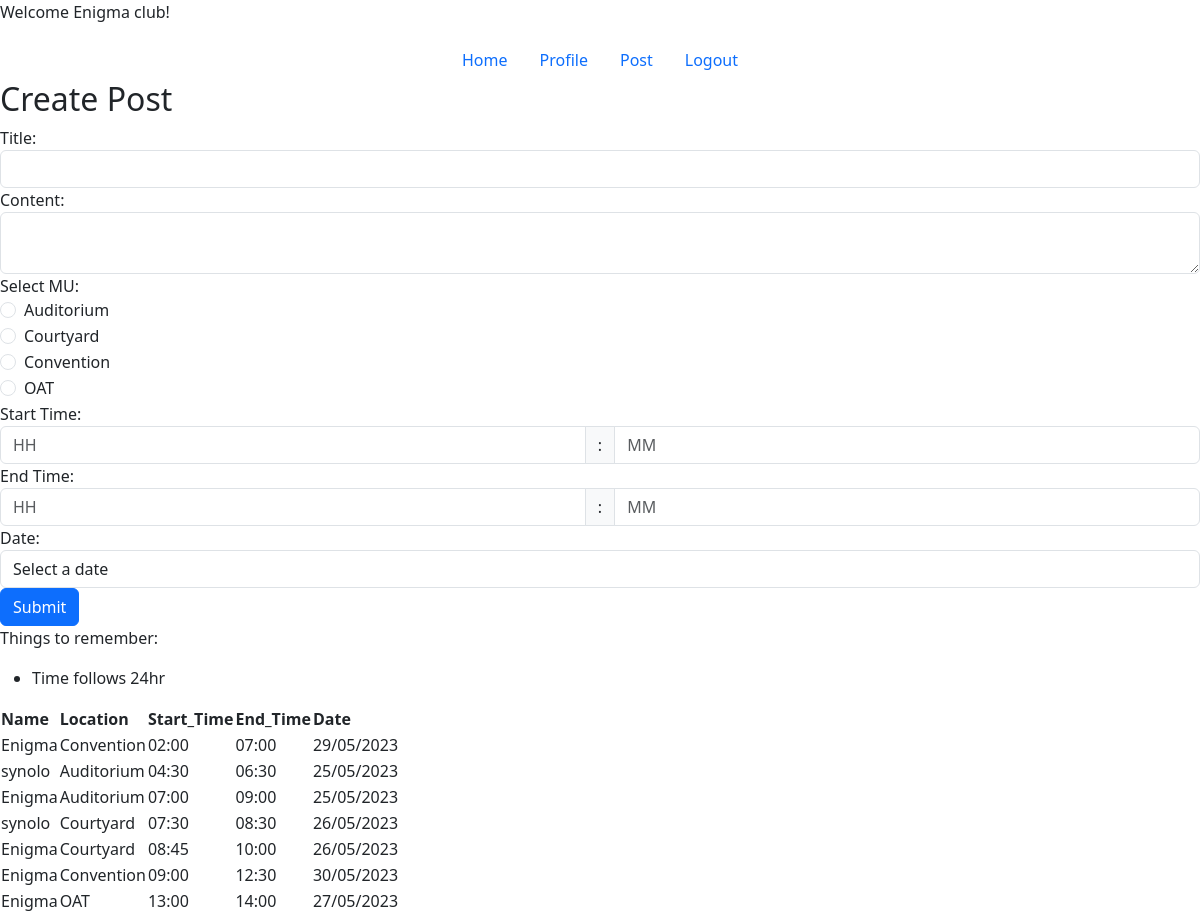
/create_post (signed in), run on the app's committed database.
### tables this page shows
CREATE TABLE Venues (venue_id INTEGER PRIMARY KEY ASC, club_id INTEGER, location TEXT, start_time TEXT, end_time TEXT, date TEXT, FOREIGN KEY (club_id) REFERENCES Clubs (club_id));

CREATE TABLE Clubs (club_id INTEGER PRIMARY KEY ASC, name TEXT, email TEXT, password TEXT, description TEXT);

### app.py (the view)
@app.route('/create_post', methods=['GET', 'POST'])
def create_post():
    if session.get('user_type') == 'club':
        username = session.get('username')
        user_id = session.get('user_id')
        date_options = ['25/05/2023', '26/05/2023', '27/05/2023', '28/05/2023', '29/05/2023', '30/05/2023']
        MU_options = ['Auditorium', 'Courtyard', 'Convention', 'OAT']
        conn = sqlite3.connect('eve-management.sqlite')
        cursor = conn.cursor()
        cursor.execute('''
            SELECT c.name, v.location, v.start_time, v.end_time, v.date
            FROM Venues v
            NATURAL JOIN Clubs c
            WHERE v.club_id = c.club_id AND v.date >= current_date
            ORDER BY v.start_time, v.end_time ASC;
        ''')
        allocated = cursor.fetchall()
        if request.method == 'POST':
            title = request.form['title']
            content = request.form['content']
            start_time_hours = int(request.form['start_time_hours'])
            start_time_minutes = int(request.form['start_time_minutes'])
            end_time_hours = int(request.form['end_time_hours'])
            end_time_minutes = int(request.form['end_time_minutes'])
            location = request.form['mu']
            date = request.form['date']
            start_time = datetime.strptime(f"{start_time_hours}:{start_time_minutes}", "%H:%M").time()
            end_time = datetime.strptime(f"{end_time_hours}:{end_time_minutes}", "%H:%M").time()
            conn = sqlite3.connect('eve-management.sqlite')
            cursor = conn.cursor()
            try:
                cursor.execute('''
                    SELECT COUNT(*)
                    FROM Venues
                    WHERE club_id = ? AND date = ?
                ''', (user_id, date))
                existing_count = cursor.fetchone()[0]
                if existing_count > 0:
                    error_message = "Invalid booking. The club has already booked on the same day."
                    return render_template('club_createpost.html', username=username, date=date_options,
                                           MU=MU_options, allocated=allocated, error_message=error_message)
                cursor.execute('''
                    SELECT venue_id, start_time, end_time
                    FROM Venues
                    WHERE location = ? AND date = ?
                ''', (location, date))
                existing_venues = cursor.fetchall()
                for row in existing_venues:
                    existing_start_time = datetime.strptime(row[1], "%H:%M").time()
                    existing_end_time = datetime.strptime(row[2], "%H:%M").time()
                    if start_time >= existing_start_time and start_time < existing_end_time:
                        error_message = "Invalid venue. The selected start time conflicts with an existing venue."
                        return render_template('club_createpost.html', username=username, date=date_options,
                                               MU=MU_options, allocated=allocated, error_message=error_message)
                    if end_time > existing_start_time and end_time <= existing_end_time:
                        error_message = "Invalid venue. The selected end time conflicts with an existing venue."
                        return render_template('club_createpost.html', username=username, date=date_options,
                                               MU=MU_options, allocated=allocated, error_message=error_message)
                cursor.execute('''
                    INSERT INTO Venues (club_id, location, start_time, end_time, date)
                    VALUES (?, ?, ?, ?, ?)
                ''', (user_id, location, start_time.strftime("%H:%M"), end_time.strftime("%H:%M"), date))
                venue_id = cursor.lastrowid
                cursor.execute('''
                    INSERT INTO Posts (club_id, title, content, date_posted, venue_id)
                    VALUES (?, ?, ?, date('now'), ?)
                ''', (user_id, title, content, venue_id))
                conn.commit()
                return redirect('/club')
            except:
                conn.rollback()
                return redirect('/create_post')
            finally:
                conn.close()
        else:
            return render_template('club_createpost.html', username=username, date=date_options, MU=MU_options,
                                   allocated=allocated)

### templates/club_createpost.html (shortened to what this page needs)
{% extends 'club.html' %}
{% block content %}
    <h2>Create Post</h2>
  <form method="POST">
    <div class="form-group">
      <label for="title">Title:</label>
      <input type="text" class="form-control" id="title" name="title" required>
    </div>
    <div class="form-group">
      <label for="content">Content:</label>
      <textarea class="form-control" id="content" name="content" required></textarea>
    </div>
    <div class="form-group">
      <label for="venue">Select MU:</label>
      {% for mu in MU %}
        <div class="form-check">
          <input class="form-check-input" type="radio" name="mu" id="mu_{{ mu }}" value="{{ mu }}" required>
          <label class="form-check-label" for="mu_{{ mu }}">{{ mu }}</label>
        </div>
      {% endfor %}
    </div>
    <div class="form-group">
      <label for="start_time">Start Time:</label>
      <div class="input-group">
        <input type="number" class="form-control" id="start_time_hours" name="start_time_hours" min="0" max="23" placeholder="HH" required>
        <span class="input-group-text">:</span>
        <input type="number" class="form-control" id="start_time_minutes" name="start_time_minutes" min="0" max="59" placeholder="MM" required>
      </div>
    </div>
    <div class="form-group">
      <label for="end_time">End Time:</label>
      <div class="input-group">
        <input type="number" class="form-control" id="end_time_hours" name="end_time_hours" min="0" max="23" placeholder="HH" required>
        <span class="input-group-text">:</span>
        <input type="number" class="form-control" id="end_time_minutes" name="end_time_minutes" min="0" max="59" placeholder="MM" required>
      </div>
    </div>
    <div class="form-group">
      <label for="date">Date:</label>
      <select class="form-control" id="date" name="date" required>
        <option value="">Select a date</option>
      </select>
    </div>
    <button type="submit" class="btn btn-primary">Submit</button>
  <p>Things to remember:</p>
      <ul><li>Time follows 24hr</li></ul>
  </form>
    <div class="table-container">
  <table>
    <thead>
      <tr>
        <th>Name</th>
          <th>Location</th>
        <th>Start_Time</th>
        <th>End_Time</th>
        <th>Date</th>
      </tr>
    </thead>
    <tbody>
    {% for alloc in allocated %}
      <tr>
        <td>{{ alloc[0] }}</td>
        <td>{{ alloc[1] }}</td>
        <td>{{ alloc[2] }}</td>
        <td>{{ alloc[3] }}</td>
         <td>{{ alloc[4] }}</td>
      </tr>
    {% endfor %}
    </tbody>
  </table>
</div>
{% endblock %}

### templates/club.html (shortened to what this page needs)
<!DOCTYPE html>
<html lang="en">
<head>
    <link href="https://cdn.jsdelivr.net/npm/bootstrap@5.3.0-alpha3/dist/css/bootstrap.min.css" rel="stylesheet">
</head>
<body>
<p> Welcome {{ username }} club!</p>
<ul class="nav justify-content-center">
  <li class="nav-item">
    <a class="nav-link active" aria-current="page" href="/club">Home</a>
  </li>
  <li class="nav-item">
    <a class="nav-link" href="/club_profile">Profile</a>
  </li>
    <li class="nav-item">
    <a class="nav-link" href="/create_post">Post</a>
  </li>
    <li class="nav-item">
    <a class="nav-link" data-bs-toggle="modal" data-bs-target="#logoutModal1" href="#">Logout</a>
  </li>
</ul>
{% block content %}
{% endblock %}
</body>
</html>

### data on the page
Venues: name "Enigma", location "Convention", start_time "02:00", end_time "07:00", date "29/05/2023"
Venues: name "synolo", location "Auditorium", start_time "04:30", end_time "06:30", date "25/05/2023"
Venues: name "Enigma", location "Auditorium", start_time "07:00", end_time "09:00", date "25/05/2023"
Venues: name "synolo", location "Courtyard", start_time "07:30", end_time "08:30", date "26/05/2023"
Venues: name "Enigma", location "Courtyard", start_time "08:45", end_time "10:00", date "26/05/2023"
Venues: name "Enigma", location "Convention", start_time "09:00", end_time "12:30", date "30/05/2023"
Venues: name "Enigma", location "OAT", start_time "13:00", end_time "14:00", date "27/05/2023"

### other printed values
{{ username }} "Enigma"
{{ mu }} "Auditorium" "Courtyard" "Convention" "OAT"
